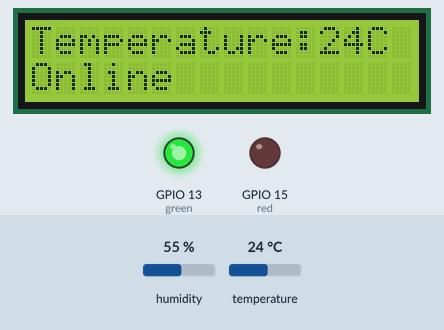
The sketch below on a simulated ESP8266 (NodeMCU). Parts: 16×2 character LCD, output pins drawn as LEDs (lit = HIGH). The inputs (shaded band) are chosen by the test bench; at power-on: temperature 24 °C, humidity 55 %. WiFi joins after 1.5 s; servers stay silent unless stated; what the sketch prints to the serial monitor is not drawn.

Above: at 3.0 s.
3.1 s: temperature set to 25.3 °C
At 4.9 s:
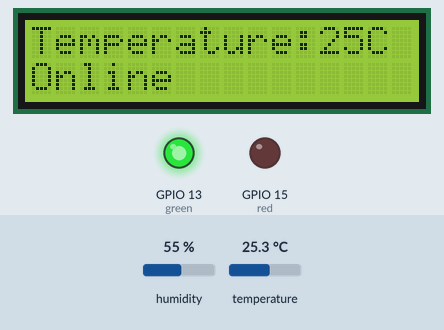
5.4 s: temperature set to 12 °C
At 6.9 s:
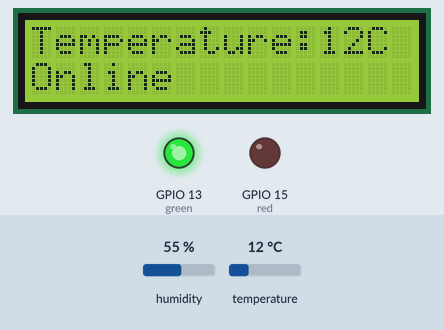
7.4 s: temperature set to 19 °C
At 8.6 s:
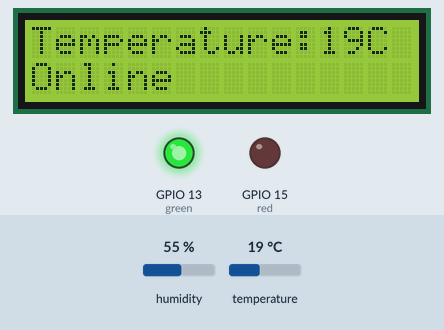
Timing chart, 0 to 10.4 s (numbered marks = the images above; inputs shaded):
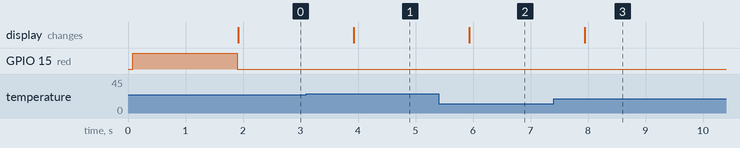

Measured:
- after the input at 3.1 s, the display: changes after 0.82 s (image 1)
- after the input at 5.4 s, the display: changes after 0.54 s (image 2)
- after the input at 7.4 s, the display: changes after 0.54 s (image 3)

The sketch:

Temp_static.ino
```cpp
/*
  IoT BASED TEMPERATURE MONITORING SYSTEM
  CREATED BY: SYAZWAN AZRI & AFRINA SYUHADA
  FOR UTM DIGITAL KUALA LUMPUR
  FOR FULL RESOURCE & DOCUMENTATION PLEASE REFER TO THE GITHUB REPOSITORY
  https://github.com/syazwan-21/UTM_IoT

  Temperature monitoring system using Blynk IoT through static IP configuration
*/

//----------------------------LIBRARY---------------------------------------//
#include <Wire.h>
#include <LiquidCrystal_I2C.h>
LiquidCrystal_I2C lcd(0x27, 16, 2);

#include "DHT.h"
DHT dht;

#define BLYNK_PRINT Serial
#include <ESP8266WiFi.h>
#include <BlynkSimpleEsp8266.h>
BlynkTimer timer;

//-----------------------------BLYNK CONFIG-------------------------------//
#define BLYNK_TEMPLATE_ID "TMPL6-typWkmv"
#define BLYNK_TEMPLATE_NAME "Server Room"
#define BLYNK_AUTH_TOKEN "uN4nOM6N2Oc8BRfzDQpsKpOHY1YKMHwT"

//--------------------NETWORK CONFIG--------------------------//
char auth[] = BLYNK_AUTH_TOKEN;
char ssid[] = "UTMWiFi";  //Enter your WIFI ssid
char password[] = "";         //Enter your WIFI password (leave it blank for open network)

IPAddress device_ip  (10, 10, 234, 169);  // Enter network credential for static IP configuration
IPAddress dns        (161, 139,168, 168); //
IPAddress gateway    (10, 10, 232, 250);  //
IPAddress subnet     (255,255,248,0);     //

//---------------------I/O PINS--------------------------//
int green = 13; //components connected to GPIO pin, refer board pinout
int red = 15;
int sensor = 14;

//---------------------Variables-------------------------//
int lastOnline = 0;

int maxTemp = 25; //temperature for warning
int negate = 50; //invalid temperature to negate

int intervalCheck = 600000; //network check interval (value in millis, 1000 = 1s)

//-------------------MAIN PROGRAM STARTS HERE----------------------//
void setup() {

  Serial.begin (9600);
  dht.setup(sensor);
  lcd.begin();
  lcd.backlight();
  pinMode(green,OUTPUT);
  pinMode(red,OUTPUT);

  lcd.setCursor (0,0);
  lcd.print ("Connecting WiFi");

  lcd.setCursor (0,1);
  lcd.print ("Offline");
  digitalWrite(red,HIGH);
  digitalWrite(green,LOW);

  connection();

  lcd.setCursor (0,1);
  lcd.print ("Online ");
  digitalWrite(green,HIGH);
  digitalWrite(red,LOW);

  lastOnline = millis();
}

void loop() {

  int temperature = dht.getTemperature();

  if (temperature >= negate){ //check if sensor value have to be negated
    Serial.print (temperature);
    Serial.println (" bounce negate");
    temperature = 0;
  }

  Blynk.virtualWrite(V1, temperature);  //send data to Blynk datastream throgh pin V1

  Serial.println(temperature);
  lcd.setCursor (0,0);
  lcd.print ("Temperature:");
  lcd.print (temperature);
  lcd.print ("C ");

  if ( temperature >= maxTemp){  //send warning notification when temperature reaches the maxTemp value
    //Blynk.logEvent ("overheat"); //send notification based on event code in Blynk Dashboard > Events
    Serial.print ("Overheat");
  }

  if (millis () - lastOnline >= intervalCheck ){
    Serial.println ("network check");
    if (WiFi.status() != WL_CONNECTED){ //check the device's internet connection

      lcd.setCursor (0,1);
      lcd.print ("Offline");
      digitalWrite(red,HIGH);
      digitalWrite(green,LOW);

      connection ();

      lcd.setCursor (0,1);
      lcd.print ("Online ");
      digitalWrite(green,HIGH);
      digitalWrite(red,LOW);
    }
    lastOnline = millis ();
  }

  Blynk.run();
}

void connection(){ //routine for connecting NodeMCU to the internet and Blynk server

  WiFi.config(device_ip, gateway, subnet, dns);
  WiFi.begin(ssid, password);

  Serial.print("Connecting to ");
  Serial.println (ssid);

  while (WiFi.status() != WL_CONNECTED) {
    delay(500);
    Serial.print(".");
  }

  Serial.println ("");
  Serial.print("WiFi Connected! IP address:");
  Serial.println(WiFi.localIP());

  Blynk.config(auth);
  Blynk.connect();

}
```
